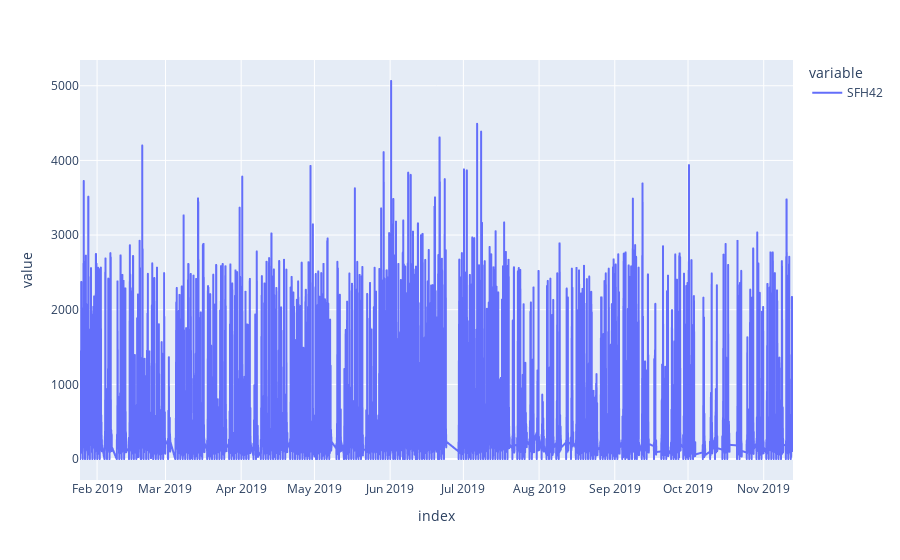

Notebook source saved alongside this figure:
### Code cell
px.line(df_clean)

### Figure 1 — Plotly figure (JSON) as saved in the notebook; plotly's stock layout.template omitted (floating-point values rounded to 4 significant figures; data arrays with more than 128 entries replaced by an {"elided": "..."} marker saying what was removed)
{"data": [{"hovertemplate": "variable=SFH42<br>index=%{x}<br>value=%{y}<extra></extra>", "legendgroup": "SFH42", "line": {"color": "#636efa", "dash": "solid"}, "marker": {"symbol": "circle"}, "mode": "lines", "name": "SFH42", "showlegend": true, "type": "scattergl", "x": {"elided": "22560 str values"}, "xaxis": "x", "y": {"elided": "22560 float values"}, "yaxis": "y"}], "layout": {"legend": {"title": {"text": "variable"}, "tracegroupgap": 0}, "margin": {"t": 60}, "xaxis": {"anchor": "y", "domain": [0, 1], "title": {"text": "index"}}, "yaxis": {"anchor": "x", "domain": [0, 1], "title": {"text": "value"}}}}
